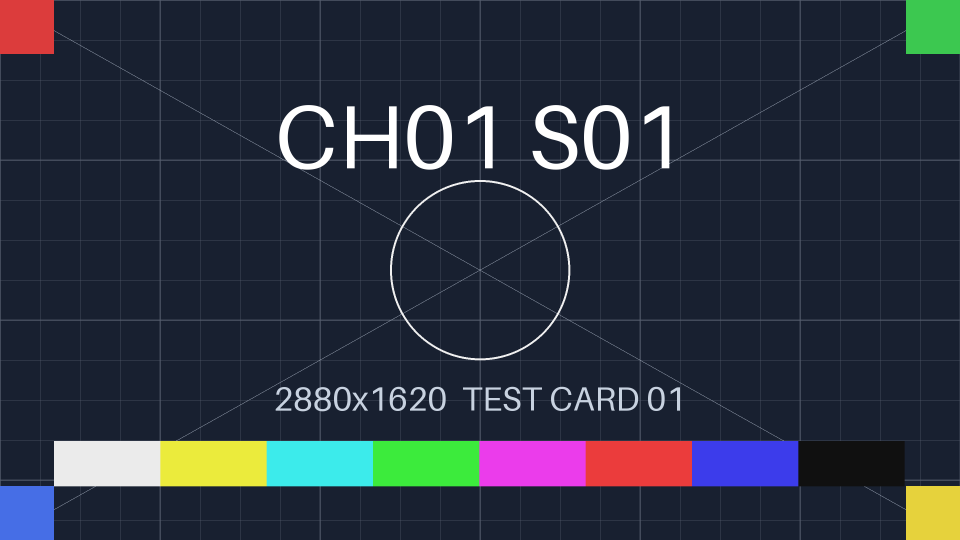
#> input picture research/craft-motion-fixtures/media/ch01_s01.png, 2880 x 1620 px (shown at 1/3 size)
$ python pan_ease_validate.py ../craft-motion-fixtures/media/ch01_s01.png ../craft-motion-fixtures/media/ch01_s02.png ../craft-motion-fixtures/media/ch01_s02.png ../craft-motion-fixtures/media/ch01_s02.png 3 ../craft-motion-fixtures/media/ch01_s02.png
#> lines starting #> are read from the running program, lines starting #| are printed output that depends on the picture
### research/cinematic-quality-fixtures/pan_ease_classifier.py
"""Pan ease classifier (round 2, 2026-10-18): velocity curve from the phase-correlation vectors -> ease class, so MO1b and MO2 can stop reporting
`unknown` for pans and MO9 can count pan families from pixels.

  python3 -I pan_ease_classifier.py clip.mp4 [fps]      -> one JSON line (class, family, family_key, fit errors, holds, speeds)
  from pan_ease_classifier import classify_pan, family_key, mo9_check

Pipeline: pan_estimator.estimate_pan (tiled phase correlation, fastest textured layer per frame pair, twos handled with dt=2) -> signed velocity along the
principal axis -> 3-point median (drops one-frame spikes and dropouts) -> position curve p(t) = cumsum(v), normalised to [0, 1] -> least-squares fit of a library
of named easing curves, each allowed a hold at the start (a) and at the end (b): p(t) ~ T(clip((t - a)/(b - a), 0, 1)). The best template gives the class
(for example power2.out); its family gives the six-way label used by MO2 (in-out, out, in, settle, linear, plus the holds a and b).
A second, template-free rule (ends, peak position, reverse travel) cross-checks the family. Disagreement or a small margin sets low_confidence.

Conventions. Velocity is px per OUTPUT frame, +x = content moves right = camera pans LEFT (pan_estimator's convention), +y = content moves down = camera tilts UP.
Family key (playbook, MO9) = (ease family, axis, duration bucket, magnitude bucket): axis in {pan left, pan right, tilt up, tilt down}; duration buckets '<3', '3-6', '>6' s;
magnitude buckets '<3', '3-6', '>6' % of the frame width (pans) or height (tilts).
Needs numpy and ffmpeg (CLI only). Keep beside pan_estimator.py."""
import os, sys, json, math, subprocess
import numpy as np

HERE = os.path.dirname(os.path.abspath(__file__))
sys.path.insert(0, HERE)
import pan_estimator as pe

FFMPEG = os.environ.get("FFMPEG", "ffmpeg")


# ----------------------------------------------------------------------------- template library (GSAP names)
def _pow_in(n):  return lambda u: u ** n
def _pow_out(n): return lambda u: 1 - (1 - u) ** n
def _pow_inout(n): return lambda u: np.where(u < 0.5, 0.5 * (2 * u) ** n, 1 - 0.5 * (2 * (1 - u)) ** n)
def _back_out(c1=1.70158):
    c3 = c1 + 1
    return lambda u: 1 + c3 * (u - 1) ** 3 + c1 * (u - 1) ** 2
_EXPO_N = 1 - 2.0 ** -10
TEMPLATES = {
    "none (linear)": (lambda u: u, "linear"),
    "sine.in": (lambda u: 1 - np.cos(u * np.pi / 2), "in"),
    "sine.out": (lambda u: np.sin(u * np.pi / 2), "out"),
    "sine.inOut": (lambda u: 0.5 - 0.5 * np.cos(np.pi * u), "in-out"),
    "power1.in": (_pow_in(2), "in"), "power1.out": (_pow_out(2), "out"), "power1.inOut": (_pow_inout(2), "in-out"),
    "power2.in": (_pow_in(3), "in"), "power2.out": (_pow_out(3), "out"), "power2.inOut": (_pow_inout(3), "in-out"),
    "power3.in": (_pow_in(4), "in"), "power3.out": (_pow_out(4), "out"), "power3.inOut": (_pow_inout(4), "in-out"),
    "power4.out": (_pow_out(5), "out"), "power4.inOut": (_pow_inout(5), "in-out"),
    "expo.out": (lambda u: (1 - 2.0 ** (-10 * u)) / _EXPO_N, "out"),
    "smootherstep": (lambda u: 6 * u ** 5 - 15 * u ** 4 + 10 * u ** 3, "in-out"),
    "smoothstep": (lambda u: 3 * u ** 2 - 2 * u ** 3, "in-out"),     # a cubic Hermite with zero end slopes: FilmCraft's bezier/autoBezier on two keyframes; Blender auto-clamped Bezier (round 2)
    "back.out(1.7)": (_back_out(), "settle"),
}
GRID_A = np.arange(0.0, 0.601, 0.025)
GRID_B = np.arange(0.40, 1.001, 0.025)
HOLD_PENALTY = 0.02          # prefers no hold when the fit is equal


# ----------------------------------------------------------------------------- velocity series
# [59 lines left out: functions principal_velocity, clean, fit_templates, feature_family, not called in this run]


# ----------------------------------------------------------------------------- family key and MO9
def bucket_dur(s): return "<3" if s < 3 else ("3-6" if s <= 6 else ">6")
def bucket_mag(p): return "<3" if p < 3 else ("3-6" if p <= 6 else ">6")
def family_key(family, axis, dur_s, mag_pct): return f"{family}|{axis}|{bucket_dur(dur_s)}|{bucket_mag(mag_pct)}"


# [82 lines left out: functions mo9_check, mo_verdicts, classify_pan, classify_clip, not called in this run]


# [5 lines that do not run on import are left out]

### research/cinematic-quality-fixtures/pan_ease_validate.py
"""Validate pan_ease_classifier.py on synthetic pans with KNOWN easing, cut from a 4K print at 1:1 (so every sub-pixel shift is a Lanczos resample).
  python3 -I pan_ease_validate.py SRC_4K.png OUT.jsonl [treatments comma list] [eases comma list] [N=96] [tag]
Treatments: clean | grain_h264 (sigma 2 noise + H.264 CRF 18) | twos (one drawing per two frames) | int_steps (camera path rounded to whole pixels, like ffmpeg crop)
            | parallax (two layers: background at half the speed of the foreground ellipse, same ease) | tilt (vertical move, clean) | left (opposite direction, clean)
Each clip is normalised to a PEAK speed of 11 px/frame (env PEAK_PX overrides) (0.1375 frame widths per second, just under the MO6 limit) so the estimator works in its validated regime.
One JSON line per clip: truth (ease, hold lead/trail, total px) against the classifier's answer."""
import sys, os, json, time, subprocess
import numpy as np
from PIL import Image
HERE = os.path.dirname(os.path.abspath(__file__)); sys.path.insert(0, HERE)
import pan_estimator as pe
import pan_ease_classifier as pc
W, H, FPS = 1920, 1080, 24
LUMA = np.array([0.299, 0.587, 0.114], np.float32)
PEAK = float(os.environ.get("PEAK_PX", "11.0"))      # peak per-frame step in px (set PEAK_PX=3 for slow drifts)

# truth eases: (name, function, family)
TRUTH = {k: v for k, v in pc.TEMPLATES.items()}
HOLDS = {  # name -> (base template, hold_lead, hold_trail)
    "hold25+power2.inOut": ("power2.inOut", 0.25, 0.0),
    "power2.out+hold25": ("power2.out", 0.0, 0.25),
}
DEFAULT_EASES = ["none (linear)", "sine.inOut", "power1.inOut", "power2.inOut", "power3.inOut", "smootherstep", "sine.out", "power1.out", "power2.out",
                 "power3.out", "expo.out", "sine.in", "power2.in", "back.out(1.7)", "hold25+power2.inOut", "power2.out+hold25"]

CSS = {  # CSS timing functions (out of the classifier's template library) -> (control points, family by the CSS name's own meaning)
    "css:ease": ((0.25, 0.1, 0.25, 1.0), "in-out"), "css:ease-in": ((0.42, 0.0, 1.0, 1.0), "in"), "css:ease-out": ((0.0, 0.0, 0.58, 1.0), "out"),
    "css:ease-in-out": ((0.42, 0.0, 0.58, 1.0), "in-out"), "css:back-out": ((0.34, 1.56, 0.64, 1.0), "settle"),
}
def cubic_bezier(x1, y1, x2, y2):
    def f(u):
        u = np.asarray(u, float); out = np.empty_like(u)
        for k, ui in enumerate(u):
            lo, hi = 0.0, 1.0
            for _ in range(50):
                s = (lo + hi) / 2
                x = 3 * (1 - s) ** 2 * s * x1 + 3 * (1 - s) * s ** 2 * x2 + s ** 3
                if x < ui: lo = s
                else: hi = s
            s = (lo + hi) / 2
            out[k] = 3 * (1 - s) ** 2 * s * y1 + 3 * (1 - s) * s ** 2 * y2 + s ** 3
        return out
    return f

def curve(name, N):
    """Normalised position curve p_i in [0,1] (can exceed 1 for back.out) and its (a, b) hold interval."""
    a = b0 = 0.0; base = name; lead = trail = 0.0
    if name in HOLDS: base, lead, trail = HOLDS[name]
    fn = cubic_bezier(*CSS[name][0]) if name in CSS else TRUTH[base][0]
    t = np.linspace(0, 1, N)
    u = np.clip((t - lead) / ((1 - trail) - lead), 0, 1)
    return np.asarray(fn(u), float), lead, trail

def total_for_peak(p, peak=PEAK):
    d = np.abs(np.diff(p)).max()
    return peak / d                       # total px so that the largest per-frame step equals `peak`

def window(src, x0, y0): return np.asarray(src.resize((W, H), Image.LANCZOS, box=(x0, y0, x0 + W, y0 + H)), dtype=np.uint8)
def crop_int(src, x0, y0):
    x0 = int(round(x0)); y0 = int(round(y0)); return np.asarray(src.crop((x0, y0, x0 + W, y0 + H)), dtype=np.uint8)
def luma(a): return a.astype(np.float32) @ LUMA

def via_h264(frames, work, crf=18):
    mp4 = os.path.join(work, f"v_{os.getpid()}.mp4")
    pr = subprocess.Popen(["ffmpeg", "-v", "error", "-y", "-f", "rawvideo", "-pix_fmt", "rgb24", "-s", f"{W}x{H}", "-r", str(FPS), "-i", "-",
                           "-c:v", "libx264", "-crf", str(crf), "-pix_fmt", "yuv420p", mp4], stdin=subprocess.PIPE)
    pr.stdin.write(frames.tobytes()); pr.stdin.close(); pr.wait()
    r = subprocess.run(["ffmpeg", "-v", "error", "-i", mp4, "-f", "rawvideo", "-pix_fmt", "rgb24", "-"], capture_output=True, check=True)
    os.remove(mp4); return np.frombuffer(r.stdout, np.uint8).reshape(-1, H, W, 3)

def make(src, other, ease, treat, N, rng):
    sw, sh = src.size
    p, lead, trail = curve(ease, N)
    D = total_for_peak(p)
    if treat == "twos":                   # one drawing per two output frames: same camera path, positions held on odd frames
        p = p[(np.arange(N) // 2) * 2]
    pos = p * D
    vertical = treat == "tilt"; left = treat == "left"
    span = (sh - H - 20) if vertical else (sw - W - 20)
    assert pos.max() - pos.min() < span, (ease, treat, pos.max() - pos.min(), span)
    # content moves toward +x (right) when the window moves left; "left" treatment is the opposite
    start = span if not left else 10
    sign = -1 if not left else +1
    frames = []
    for i in range(len(pos)):
        x = start + sign * pos[i]
        if treat == "int_steps": a = crop_int(src, x, (sh - H) // 2) if not vertical else crop_int(src, (sw - W) // 2, x)
        elif vertical: a = window(src, (sw - W) // 2, x)
        else: a = window(src, x, (sh - H) // 2)
        if treat == "parallax":
            xs2 = (other.size[0] - W - 20) - 2.0 * pos[i]            # foreground layer moves at 2x the background displacement, same ease
            b = window(other, xs2, (other.size[1] - H) // 2)
            yy, xx = np.mgrid[0:H, 0:W]
            m = (((xx + xs2 - 1500) / 520) ** 2 + ((yy + (other.size[1] - H) // 2 - 1080) / 380) ** 2) < 1
            a = np.where(m[..., None], b, a)
        if treat == "grain_h264": a = np.clip(a.astype(np.float32) + rng.normal(0, 2.0, a.shape[:2])[..., None], 0, 255).astype(np.uint8)
        frames.append(a)
    fr = np.stack(frames)
    return fr, p, D, lead, trail

if __name__ == "__main__":
    src_path, outp = sys.argv[1:3]
    treats = (sys.argv[3] if len(sys.argv) > 3 else "clean,grain_h264,twos,int_steps").split(",")
    eases = (sys.argv[4] if len(sys.argv) > 4 else ",".join(DEFAULT_EASES)).split(",")
    N = int(sys.argv[5]) if len(sys.argv) > 5 else 96
    tag = sys.argv[6] if len(sys.argv) > 6 else os.path.basename(src_path)
    work = os.path.dirname(os.path.abspath(outp)); rng = np.random.default_rng(11)
    src = Image.open(src_path).convert("RGB")
#> src is the input picture: PIL image 2880x1620 RGB; mean R, G, B 41.6, 48.7, 62.1
    other_path = os.environ.get("OTHER_4K")
    other = Image.open(other_path).convert("RGB") if other_path else src.transpose(Image.FLIP_LEFT_RIGHT)
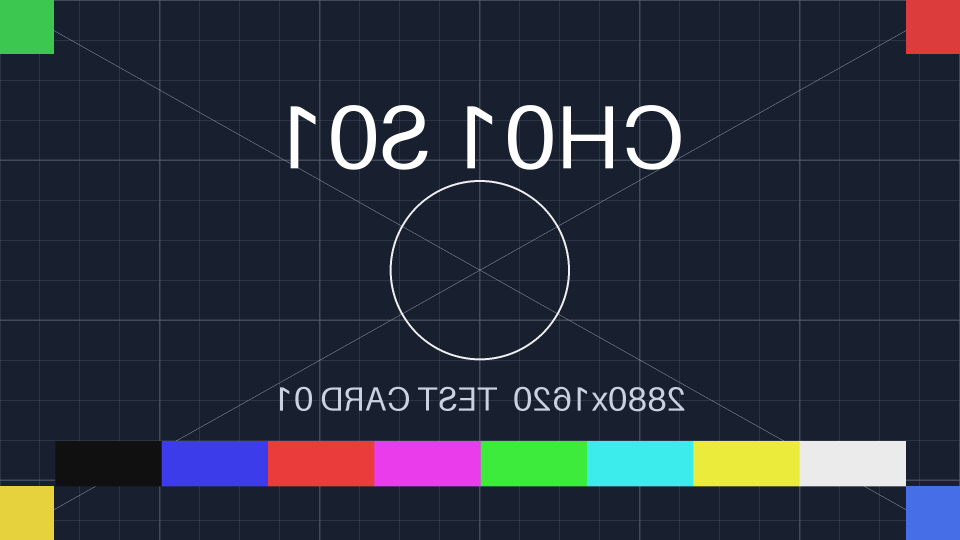
#> other: PIL image 2880x1620 RGB (shown at 1/3 size); mean R, G, B 41.6, 48.7, 62.1
    for treat in treats:
        for ease in eases:
            t0 = time.time()
#> (the run stopped early here; a loop or call above may not have finished)
